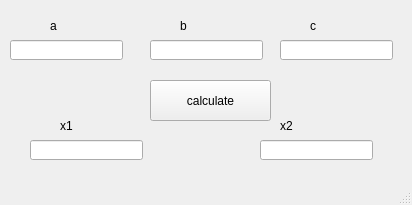
<?xml version="1.0" encoding="UTF-8"?>
<ui version="4.0">
 <class>MainWindow</class>
 <widget class="QMainWindow" name="MainWindow">
  <property name="geometry">
   <rect>
    <x>0</x>
    <y>0</y>
    <width>412</width>
    <height>205</height>
   </rect>
  </property>
  <property name="windowTitle">
   <string>MainWindow</string>
  </property>
  <widget class="QWidget" name="centralwidget">
   <widget class="QPushButton" name="pushButton">
    <property name="geometry">
     <rect>
      <x>150</x>
      <y>80</y>
      <width>121</width>
      <height>41</height>
     </rect>
    </property>
    <property name="text">
     <string>calculate</string>
    </property>
   </widget>
   <widget class="QLineEdit" name="lineEdit">
    <property name="geometry">
     <rect>
      <x>10</x>
      <y>40</y>
      <width>113</width>
      <height>20</height>
     </rect>
    </property>
   </widget>
   <widget class="QLineEdit" name="lineEdit_2">
    <property name="geometry">
     <rect>
      <x>150</x>
      <y>40</y>
      <width>113</width>
      <height>20</height>
     </rect>
    </property>
   </widget>
   <widget class="QLineEdit" name="lineEdit_3">
    <property name="geometry">
     <rect>
      <x>280</x>
      <y>40</y>
      <width>113</width>
      <height>20</height>
     </rect>
    </property>
   </widget>
   <widget class="QLineEdit" name="lineEdit_4">
    <property name="geometry">
     <rect>
      <x>30</x>
      <y>140</y>
      <width>113</width>
      <height>20</height>
     </rect>
    </property>
   </widget>
   <widget class="QLineEdit" name="lineEdit_5">
    <property name="geometry">
     <rect>
      <x>260</x>
      <y>140</y>
      <width>113</width>
      <height>20</height>
     </rect>
    </property>
   </widget>
   <widget class="QLabel" name="label">
    <property name="geometry">
     <rect>
      <x>50</x>
      <y>20</y>
      <width>54</width>
      <height>12</height>
     </rect>
    </property>
    <property name="text">
     <string>a</string>
    </property>
   </widget>
   <widget class="QLabel" name="label_2">
    <property name="geometry">
     <rect>
      <x>180</x>
      <y>20</y>
      <width>54</width>
      <height>12</height>
     </rect>
    </property>
    <property name="text">
     <string>b</string>
    </property>
   </widget>
   <widget class="QLabel" name="label_3">
    <property name="geometry">
     <rect>
      <x>310</x>
      <y>20</y>
      <width>54</width>
      <height>12</height>
     </rect>
    </property>
    <property name="text">
     <string>c</string>
    </property>
   </widget>
   <widget class="QLabel" name="label_4">
    <property name="geometry">
     <rect>
      <x>280</x>
      <y>120</y>
      <width>54</width>
      <height>12</height>
     </rect>
    </property>
    <property name="text">
     <string>x2</string>
    </property>
   </widget>
   <widget class="QLabel" name="label_5">
    <property name="geometry">
     <rect>
      <x>60</x>
      <y>120</y>
      <width>54</width>
      <height>12</height>
     </rect>
    </property>
    <property name="text">
     <string>x1</string>
    </property>
   </widget>
  </widget>
  <widget class="QMenuBar" name="menubar">
   <property name="geometry">
    <rect>
     <x>0</x>
     <y>0</y>
     <width>412</width>
     <height>21</height>
    </rect>
   </property>
  </widget>
  <widget class="QStatusBar" name="statusbar"/>
 </widget>
 <resources/>
 <connections/>
</ui>
